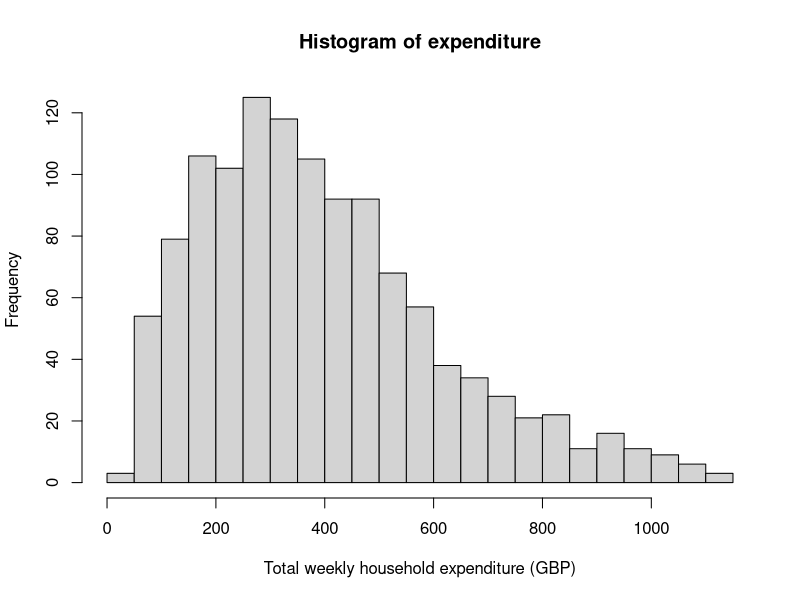
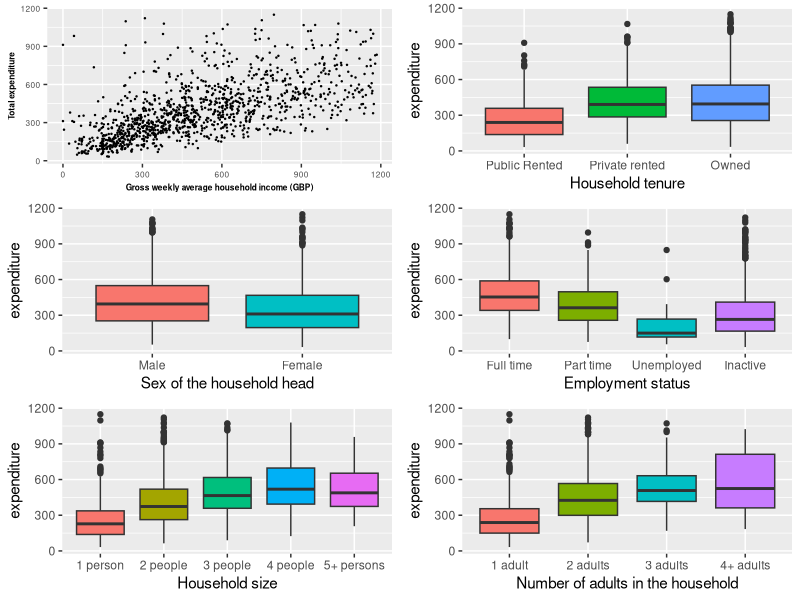
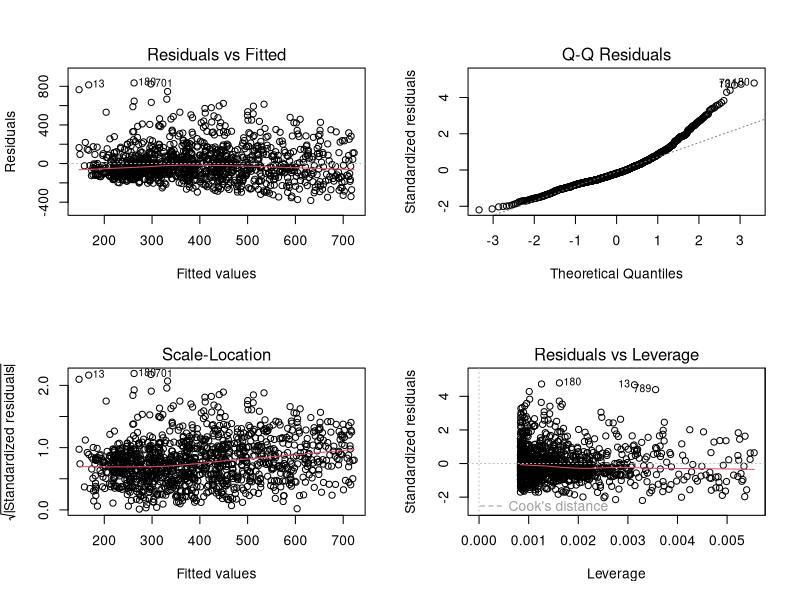
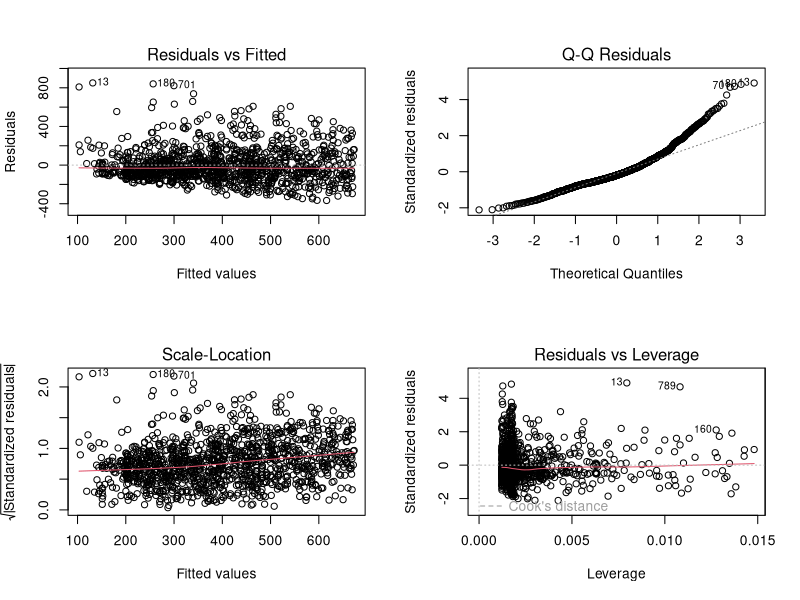
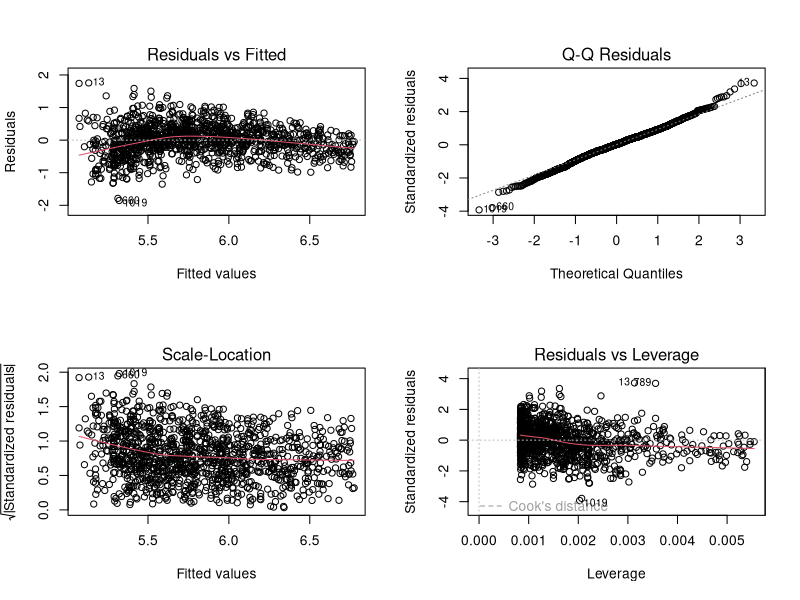
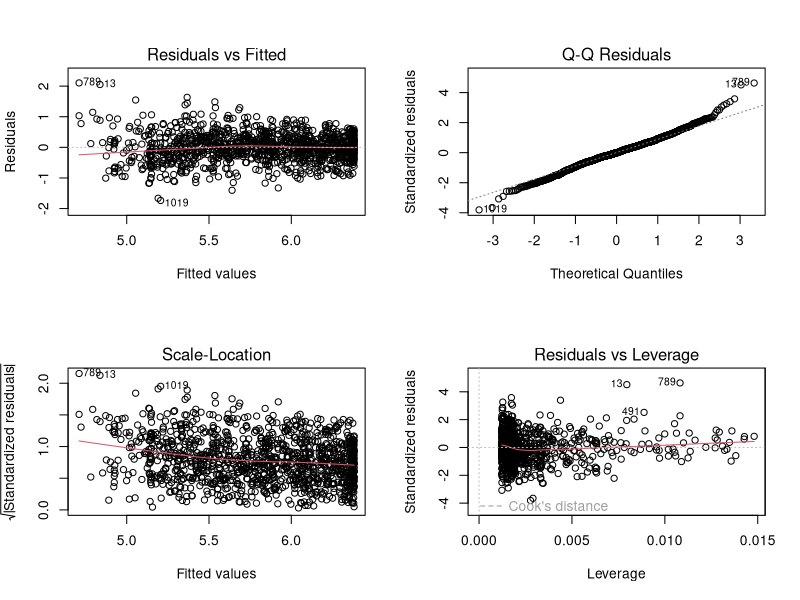
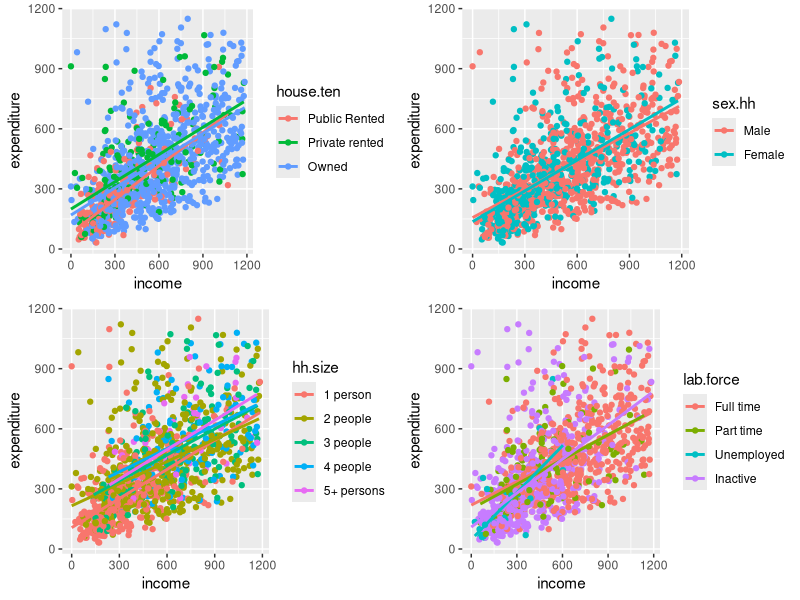
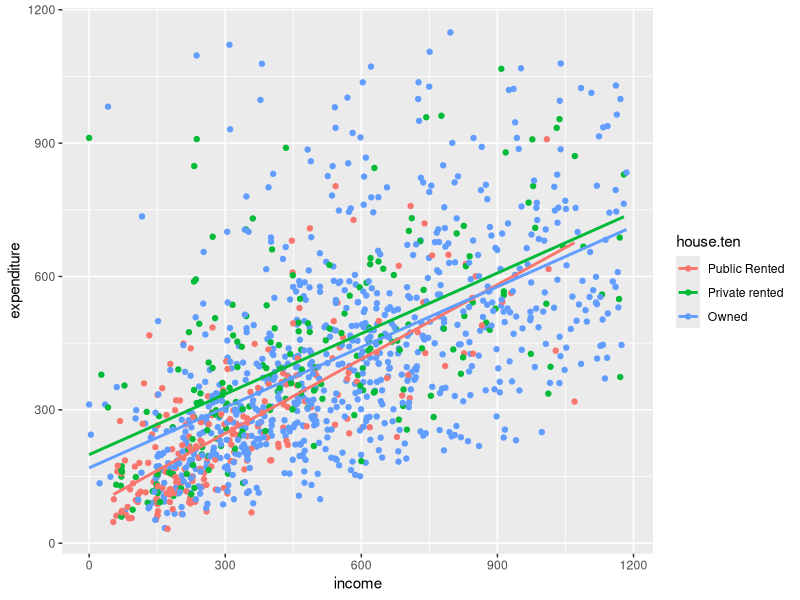

The R source for these figures, in order:
## ---- chunk 1
#Initial environment setup
setwd("~/Desktop/GLM/Coursework/GLM-CW")
expend.df <- read.table("expenditure.txt")
library(tidyverse)
library(kableExtra)
library(gridExtra)
library(broom)
library(MASS)
## ---- chunk 2
#Data cleaning

#coding variables as factors
expend.df$house.ten <- factor(expend.df$house.ten,levels=c(1:3),labels=c("Public Rented","Private rented","Owned"))
expend.df$sex.hh <- factor(expend.df$sex.hh,levels=c(1,2),labels=c("Male","Female"))
expend.df$lab.force <- factor(expend.df$lab.force,levels=c(1:4),labels=c("Full time", "Part time","Unemployed","Inactive"))
expend.df$hh.size <- factor(expend.df$hh.size,levels=c(1:5),labels = c("1 person","2 people","3 people","4 people","5+ persons"))
expend.df$hh.adults <- factor(expend.df$hh.adults,levels = c(1:4), labels = c("1 adult","2 adults","3 adults","4+ adults"))

## ---- chunk 3
#Histogram to examine the expenditure
hist(expend.df$expenditure,breaks = 20,
     xlab = "Total weekly household expenditure (GBP)",
     main = "Histogram of expenditure")

#Creating the 
#scatter plot to look at relationship between income and expenditure
p1<-ggplot(data=expend.df,aes(x=income,y=expenditure))+
  geom_point(size=0.2)+
  xlab("Gross weekly average household income (GBP)")+
  ylab("Total expenditure")+
  theme(axis.text=element_text(size=6),
        axis.title=element_text(size=6,face="bold"))

#boxplots
p2<-ggplot(data=expend.df,aes(y=expenditure,x=house.ten,fill=house.ten))+
  geom_boxplot()+
  xlab("Household tenure")+
  guides(fill=F)

#scale_fill_discrete(name="Household\ntenure")

p3<-ggplot(data=expend.df,aes(y=expenditure,x=sex.hh,fill=sex.hh))+
  geom_boxplot()+
  xlab("Sex of the household head")+
  guides(fill=F)
  
p4<-ggplot(data=expend.df,aes(y=expenditure,x=lab.force,fill=lab.force))+
  geom_boxplot()+
  xlab("Employment status")+
  guides(fill=F)

p5<-ggplot(data=expend.df,aes(y=expenditure,x=hh.size,fill=hh.size))+
  geom_boxplot()+
  xlab("Household size")+
  guides(fill=F)

p6<-ggplot(data=expend.df,aes(y=expenditure,x=hh.adults,fill=hh.adults))+
  geom_boxplot()+
  xlab("Number of adults in the household")+
  guides(fill=F)

grid.arrange(p1,p2,p3,p4,p5,p6,ncol=2,nrow=3)
## ---- chunk 4
#Question 2
lm.income<-lm(expenditure~income,data = expend.df)
#summary(lm.income)
as.data.frame(tidy(lm.income)[,1:3])%>%
  kable(escape = F)%>%
  kable_styling(font_size = 15)
par(mfrow=c(2,2))
plot(lm.income)
## ---- chunk 5
#Question 3
lm.income.sqd <- lm(expenditure~income+I(income^2),data = expend.df)
tidy(lm.income.sqd)[,1:3]%>%
  kable(escape = F)%>%
  kable_styling(font_size = 15)
par(mfrow=c(2,2))
plot(lm.income.sqd)

# lm.log.income.sqd <- lm(log(expenditure)~income+I(income^2),data = expend.df)
# summary(lm.log.income.sqd)
# plot(lm.log.income.sqd)
# 
# gamma.income.sqd <-glm(expenditure~income+I(income^2),data=expend.df,family="Gamma")
# summary(gamma.income.sqd)
# plot(gamma.income.sqd)
## ---- chunk 6
#Question 4
lm.log.income<-lm(log(expenditure)~income,data = expend.df)
tidy(lm.log.income)[,1:3]%>%
  kable(escape = F)%>%
  kable_styling(font_size = 15)
par(mfrow=c(2,2))
plot(lm.log.income)
# #QQ plot much better but not sure about the residual vs fitted if the variance decreases as fitted value increases
## ---- chunk 7
lm.log.income.sqd <- lm(log(expenditure)~income+I(income^2),data = expend.df)
tidy(lm.log.income.sqd)[,1:3]%>%
  kable(escape = F)%>%
  kable_styling(font_size = 15)

par(mfrow=c(2,2))
plot(lm.log.income.sqd)
## ---- chunk 8
#Comparing AIC
paste("AIC")
AIC(lm.income)
AIC(lm.income.sqd)
AIC(lm.log.income)
AIC(lm.log.income.sqd)

#Comparing adjusted R squared
paste("adj R squared")
glance(lm.income)$adj.r.squared
glance(lm.income.sqd)$adj.r.squared
glance(lm.log.income)$adj.r.squared
glance(lm.log.income.sqd)$adj.r.squared
## ---- chunk 9
tidy(lm.log.income.sqd)

mean(expend.df$income)
## ---- chunk 10
#Checking variance inflation factors (generalized as variables include factors)
car::vif(lm(log(expenditure)~income+I(income^2)+hh.size+hh.adults+sex.hh+lab.force+house.ten,data=expend.df))
## ---- chunk 11
#Creating tables for chi-squared test
prop.table(table(expend.df$hh.size,expend.df$hh.adults),2)
## ---- chunk 12
lm.adult <- lm(log(expenditure)~income+I(income^2)+hh.adults,data = expend.df)
summary(lm.adult)
#adult significant
  
lm.size <- lm(log(expenditure)~income+I(income^2)+hh.size,data = expend.df)
summary(lm.size)
#size significant

lm.adult.size <- lm(log(expenditure)~income+I(income^2)+hh.size+hh.adults,data = expend.df)
summary(lm.adult.size)
#adult no longer significant
## ---- chunk 13
# #Checking which of the correlated variables to include
# lm.hh.size <- lm(log(expenditure)~income+I(income^2)+hh.size, data = expend.df)
# lm.hh.adults <- lm(log(expenditure)~income+I(income^2)+hh.adults, data = expend.df)
# 
# AIC(lm.hh.size)
# AIC(lm.hh.adults)
# #size has lower AIC
# 
# glance(lm.hh.size)$r.squared
# glance(lm.hh.adults)$r.squared
# #Size has higher R^2

#Based on AIC and R^2 (can use as all models have same number of variables) I select household size and tenure as the 2 variables to use in the model and won't use labour or household adults variables so will no longer consider these 2 variables.
## ---- chunk 14
#interaction between 3 factor variables and income investigation
interaction.continous <-function(var){
  ggplot(data=expend.df,aes(x=income,y=expenditure,colour=.data[[var]]))+
    geom_point()+
  geom_smooth(method='lm', formula= y~x,se=F)
}


int1<-interaction.continous("house.ten")
int2<-interaction.continous("sex.hh")
int3<-interaction.continous("hh.size")
int4<-interaction.continous("lab.force")

grid.arrange(int1,int2,int3,int4,ncol=2,nrow=2)
int1
int2
int3
int4
## ---- chunk 15
#Checking each of the interactions to see if significant with all variables included
# lm.int.income.sex <- lm(log(expenditure)~income+I(income^2)+hh.size+sex.hh*income+lab.force+house.ten,data=expend.df)
# summary(lm.int.income.sex)
# #not significant as expected

lm.int.income.size <- lm(log(expenditure)~income+I(income^2)+hh.size*income+sex.hh+lab.force+house.ten,data=expend.df)
summary(lm.int.income.size)
#significant

#significant
lm.int.income.labour <- lm(log(expenditure)~income+I(income^2)+hh.size+sex.hh+lab.force*income+house.ten,data=expend.df)
summary(lm.int.income.labour)
#significant

lm.int.income.tenure <- lm(log(expenditure)~income+I(income^2)+hh.size+sex.hh+lab.force+house.ten*income,data=expend.df)
summary(lm.int.income.tenure)
#significant
## ---- chunk 16
# attach(expend.df)
# prop.table(table(sex.hh,hh.size),1)
# prop.table(table(sex.hh,hh.size),2)
# #differences
# 
# prop.table(table(sex.hh,house.ten),1)
# prop.table(table(sex.hh,house.ten),2)
# 
# prop.table(table(sex.hh,lab.force),1)
# prop.table(table(sex.hh,lab.force),2)
# #differences
# 
# prop.table(table(house.ten,hh.size),1)
# prop.table(table(house.ten,hh.size),2)
# 
# prop.table(table(lab.force,hh.size),1)
# prop.table(table(lab.force,hh.size),2)
# 
# prop.table(table(lab.force,house.ten),1)
# prop.table(table(lab.force,house.ten),2)
## ---- chunk 17
lm.int.sex.size <- lm(log(expenditure)~income+I(income^2)+hh.size*sex.hh+lab.force+house.ten,data=expend.df)
summary(lm.int.sex.size)
#significant

lm.int.sex.labour <- lm(log(expenditure)~income+I(income^2)+hh.size+sex.hh*lab.force+house.ten,data=expend.df)
summary(lm.int.sex.labour)
#not significant

lm.int.sex.tenure <- lm(log(expenditure)~income+I(income^2)+hh.size+sex.hh*house.ten+lab.force,data=expend.df)
summary(lm.int.sex.tenure)
#not significant

lm.int.size.labour <- lm(log(expenditure)~income+I(income^2)+hh.size*lab.force+sex.hh+house.ten,data=expend.df)
summary(lm.int.size.labour)
#not significant

lm.int.size.tenure <- lm(log(expenditure)~income+I(income^2)+hh.size*house.ten+sex.hh+lab.force,data=expend.df)
summary(lm.int.size.tenure)
#not significant

lm.int.labour.tenure <- lm(log(expenditure)~income+I(income^2)+hh.size+sex.hh+lab.force*house.ten,data=expend.df)
summary(lm.int.labour.tenure)
#significant
## ---- chunk 18
lm.log.full<-lm(log(expenditure)~income*lab.force+I(income^2)+income*house.ten+income*hh.size+sex.hh*hh.size+lab.force:house.ten,data=expend.df)
step.method<- step(lm.log.full,trace=F)
tidy(step.method)
#labour force and household tenure interaction removed
summary(step.method)

#comparing with original model
AIC(lm.log.income.sqd)
AIC(step.method)

glance(lm.log.income.sqd)$adj.r.squared
glance(step.method)$adj.r.squared

anova(step.method)
#All variables left statistically significant
## ---- chunk 19
par(mfrow=c(2,2))
plot(step.method)

test.final <- update(step.method,.~.-income:lab.force-income:hh.size-income:lab.force)

AIC(step.method)
AIC(test.final)

summary(test.final)
par(mfrow=c(2,2))
plot(test.final)

par(mfrow=c(2,2))
plot(step.method)
## ---- chunk 20
# #Comparing to no interaction model
# lm.log.full.no.int<-lm(log(expenditure)~income+I(income^2)+sex.hh+house.ten+lab.force+hh.size,data=expend.df)
# summary(lm.log.full.no.int)
# step.method<- step(lm.log.full.no.int,trace=F)
# 
# plot(lm.log.full.no.int)
# AIC(lm.log.full.no.int)
# #higher AIC

# glance(lm.log.full.no.int)$adj.r.squared
# #lower adjusted R^2
## ---- chunk 21
data.frame("coefficent"=tidy(step.method)[,1],exp(tidy(step.method)[,2]))

summary(step.method)
